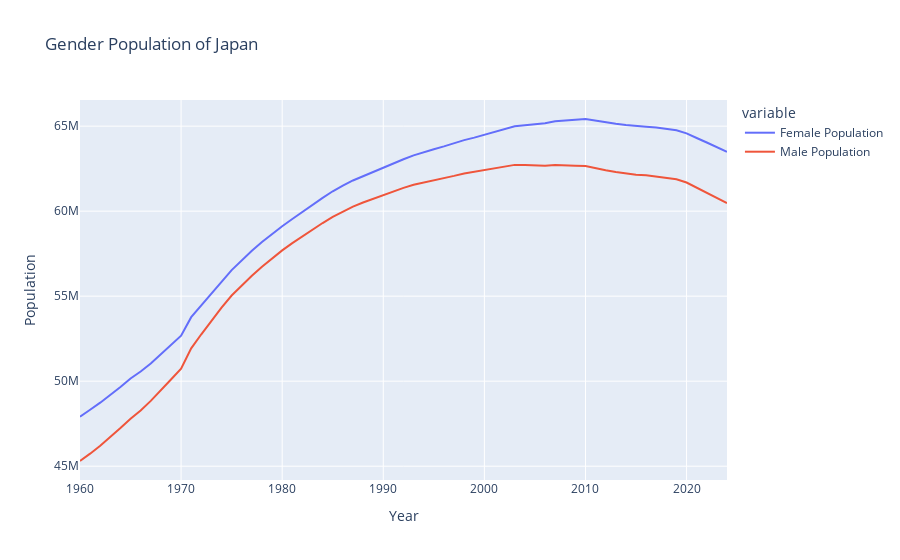

The code cell stored with this chart in its notebook:
### Code cell
# Between Gender in Japan
variable_labels = {"SP.POP.TOTL.FE.IN": "Female Population",
                   "SP.POP.TOTL.MA.IN": "Male Population"}

df = wbdata.get_dataframe(variable_labels, country = Japan).squeeze()

df.index = df.index.astype(int)

df.plot(title="Gender Population of Japan",
                       labels=dict(value="Population",date='Year'))
